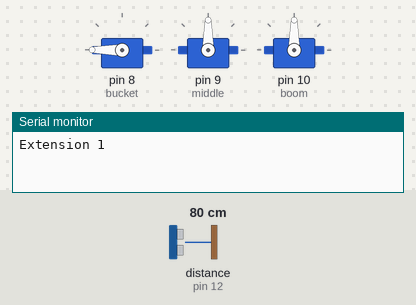
This sketch was run on a simulated Arduino Uno, built with avr-gcc and run on an emulated ATmega328P. Parts: 3 × servo, the last lines printed to the serial monitor. Wiring (inferred from the names in the program): ultrasonic range finder: trigger pin 11; echo pin 12. The test bench sets the inputs (shaded band); at power-on: distance to the obstacle (sensor on pin 12) 80 cm. The echo pulse lasts 58.3 µs per cm.

Above: at 0.2 s.
At 10.4 s:
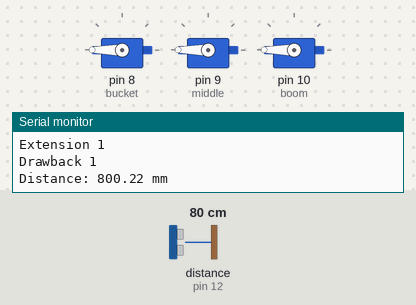
At 20.6 s:
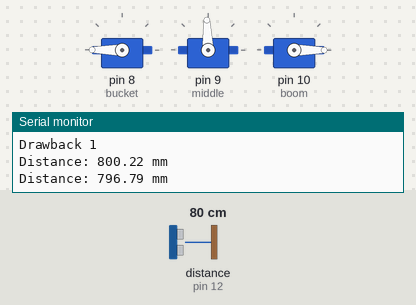
Timing chart, 0 to 22.1 s (numbered marks = the images above):
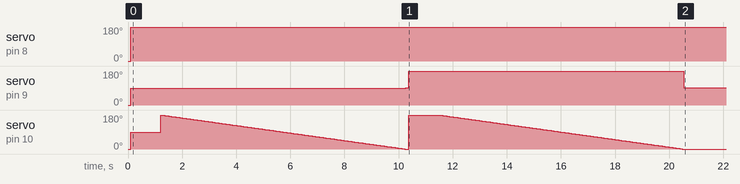

Measured:
- by itself, servo on pin 8 (bucket): 0° → 180° at 0.10 s
- by itself, servo on pin 9 (middle): 0° → 90° at 0.10 s, → 91° 10.2 s later, → 180° 0.10 s later, → 92° 10.2 s later

The sketch:

Mech2110-ExcavatorArmCode.ino
```cpp
#include <Servo.h>
#include <Wire.h>

#define SERVOPIN 8  // servo pins for excavator arm
#define SERVOPIN 9
#define SERVOPIN 10

int IN1 = 7;
int IN2 = 6;
int IN3 = 5;
int IN4 = 4;
int ENA = 3;
int ENB = 2;

Servo bucket;  //pos1
Servo middle;  //pos2
Servo boom;    //pos3

int trigPin = 11;  // ultrasonic sensor pins for bucket
int echoPin = 12;
unsigned long previousMillis = 0;
const long interval = 60; // delay between readings

float distanceMM;                  // variable for ultrasonic calculation
long duration;                     // variable for ultrasonic calculation
int currentAngle = middle.read();  // for the middle servo to be able to adjust a variable

int stages = 0;      // for switches to go from rock collection, to ramp, to finish, etc
int collection = 0;  // for rock collection
int speed = 30;      // speed value for our middle servo


void excavator_extension() {
  // void defines the function, to call we need the name of the functipn "excavator_extension"
  // followed by ()
  bucket.write(180);  // bucket 180 so its flat against surface  // need to define an extension to run this so it can just be called on. Also
  middle.write(90);   //
  boom.write(90);
  delay(1000);
}

void excavator_extension2() {  // full distance
  bucket.write(180);           // could put delays in middle if needed
  middle.write(180);
  boom.write(180);
  delay(1000);
}

void boom_drawback() {
  for (int i = 180; i >= 0; i--) {  //this will bring the middle connection back at a set rate by moving through each step/degree
                                    //could also use the VarSpeedServo library, myServo.slowmove(180,30) / moves 180 degrees at a rate of 30
    boom.write(i);
    delay(50);  //increasing this delay will make it slower
    // i can just add i values into the running code as the untrasonic sensor picks up the ground
    // if US distance is >10 i--, might need to use Var Speed so i can slow the motor
  }
}

void ultrasonic_sensor() {
  // send trig to HIGH to send out an ultrasonic burst
  digitalWrite(trigPin, HIGH);
  delayMicroseconds(10);  //10 is lowest
  digitalWrite(trigPin, LOW);

  //read the echo pin, pulseIn() returns the travel time in microseconds
  duration = pulseIn(echoPin, HIGH);

  //calculation distance
  // Speed of sound - 0.034 cm/uS or 0.343 mm/uS
  distanceMM = duration * 0.343 / 2;  // the /2 is for the distance out and back

  Serial.print("Distance: ");
  Serial.print(distanceMM);
  Serial.println(" mm");
}

void middle_drawback() {
  float dist = distanceMM;
  if (dist > 200) {
    currentAngle += 1;
  } else if (dist < 100) {
    currentAngle -= 1;
  }
}

void setup() {
  // put your setup code here, to run once:
  Serial.begin(9600);
  bucket.attach(8);  //bucket pin number
  middle.attach(9);
  boom.attach(10);

  bucket.write(0);  // set servos to there related 0 value, values will need to be adjusted accordingly
  middle.write(0);
  boom.write(0);
  delay(100);

  pinMode(trigPin, OUTPUT);  // sets trig as output and echo as input. trig sends out sound, echo recieves it
  pinMode(echoPin, INPUT);
  digitalWrite(trigPin, LOW);  //clear the trigger pin by setting it to low for a clean pulse
  delayMicroseconds(2);
}

void loop() {
  switch (stages) {
    case (0):;  /// getting to rock collection
      {
        stages++;
      }
      break;
    case (1):;  // rock collection
      {
        switch (collection) {
          case (0):;  //extension
            {
              Serial.println("Extension 1");
              excavator_extension();
              delay(100);

              collection++;
            }
            break;

          case (1):;  //pulling back
            {
              Serial.println("Drawback 1");
              ultrasonic_sensor();
              boom_drawback();
              middle_drawback();           //adjusts current angle
              middle.write(currentAngle);  // moves servo
              delay(100);

              collection++;
            }
            break;

          case (2):;
            {  // lifting up, could use either mapping or just sent servo angles with for to make it smooth
              collection++;
            }
            break;

          case (3):;
            {  // rotating around + dump + rotate back
              collection++;
            }
            break;

          case (4):;
            {  //second extension
              excavator_extension2();
              delay(100);

              collection++;
            }
            break;

          case (5):;
          { // second drawback
            ultrasonic_sensor();
            boom_drawback();
            middle_drawback();           //adjusts current angle
            middle.write(currentAngle);  // moves servo
            delay(100);

            collection++;
          }
          break;

          case(6):;
          { // second pick up
            //
          }
          break;

          case(7):;
          { // second rotate + drop + finish position
            //
          }
          break;
        }
      }
  }
}
```
